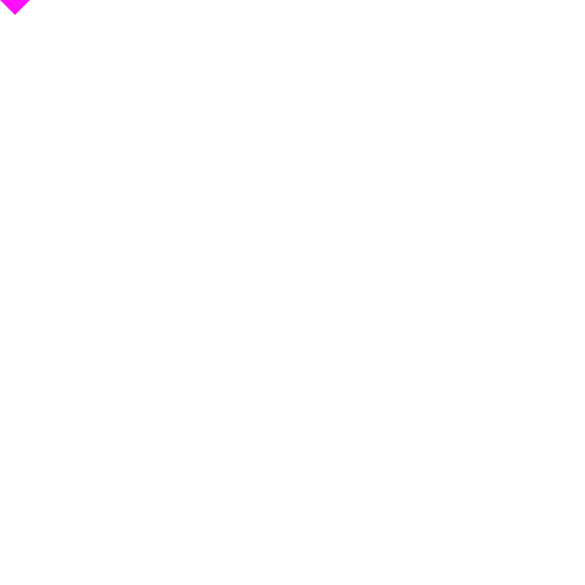
Frame 1 (no input)
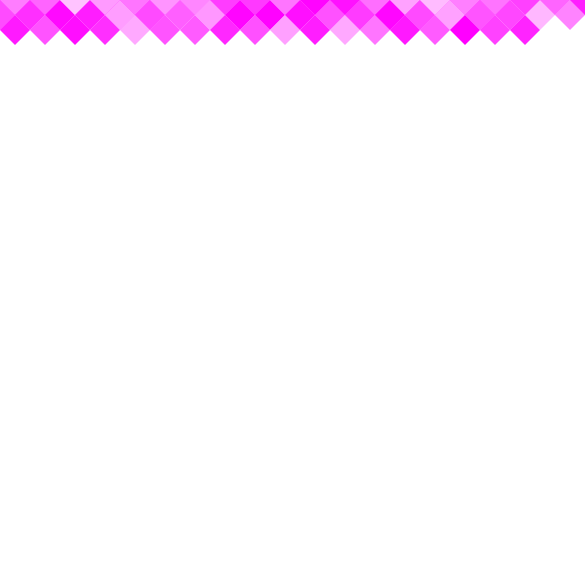
Frame 60 (no input)
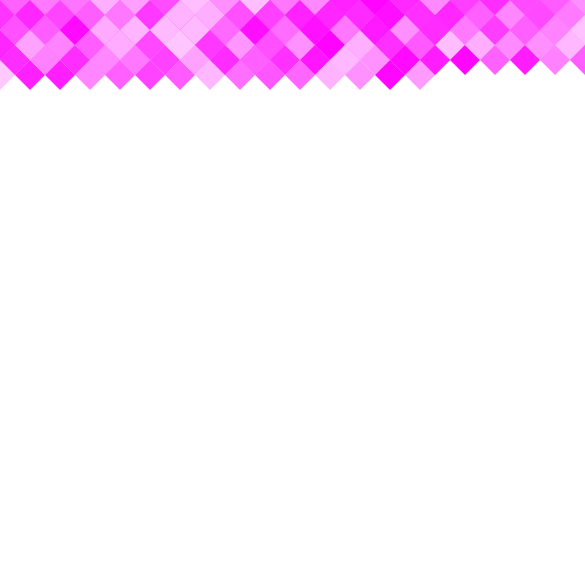
Frame 120 (the mouse pressed at the canvas centre since frame 60)

The p5.js sketch that drew these frames (run headless with seeded random() and noise() and a simulated clock; from frame 60 on, the mouse is pressed at the canvas centre):

// p5.js sketch
// ── sketch.js
// the sketch draws a diamond one by one across the screen
// filling each line progressively until the image is filled
// and then starts again from the top

var pos1 = 0;
var pos2 = 5;
var pos3 = 10;
var pos4 = -5;
var pos5 = 0;
var pos6 = 5;
var mult = 3;
var xShift = 10;
var x = 0;

function setup() {
  createCanvas(585, 585);
  noStroke();
  frameRate(40);
}

function draw() {
  //background(255);
  // shifts the entire drawing up to eliminate white space
  
  // if(mouseIsPressed == true) {
  //   x += 1;

  translate(0,-15);
  scale(mult);
  
// continuously shift x position by 10 for 20 frame counts and then start again
  var xShift = pos3 * (frameCount % 21 - 1);
  var yShift = 0;
  fill(255, random(1)*200, 255);

// drawing the even rows of diamonds, after the first 20 frames 
// shift the y coordinates down by 10, draw for 20 frames,
// break for 20 frames, then shift coordinates down by 10, draw for 20 frames
// frames are 21-40, 62-81, 103-122 etc.
// these are odd multiples of 20, therefore j = 1, 3, 5, 7, etc.
  for (j = 1; j < 40; j += 2) {
    fill(255, random(1)*200, 255);
    if (frameCount > (20 * j + (j - 1))) {
      yShift += 10; 
      diamondDraw2();
    }
  }
  
// drawing the odd rows of diamonds, same as above but during frames
// 42-61, 83-102 etc. so we use multiples of 40 for framecount
  for (i = 0; i < 20; i++) {
    fill(255, random(1)*200, 255);
    if (frameCount > 41 * i + (i - 1)) {
      var yShift = 10 * i;
      diamondDraw();
    }
  }
// }
function diamondDraw() {
   quad(pos1 + xShift, pos2 + yShift, pos2 + xShift, pos1 + yShift, pos3 + xShift,
        pos2 + yShift, pos2 + xShift, pos3 + yShift);
}

function diamondDraw2() {
  quad(pos4 + xShift, pos5 + yShift, pos5 + xShift, pos4 + yShift, pos6 + xShift,
        pos5 + yShift, pos5 + xShift, pos6 + yShift);
}
}
